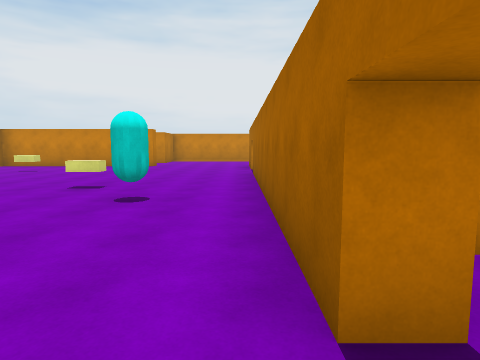
[1] (above)

24 first-person views from a walk through a scene from a Unity 3-D project. The camera is 1.5 m above the floor, tilts 6° down and sees 75° across. The floor is counted in squares, 2 m on a side. Each view is taken from the middle of a square. On the plan, view 1 faces up. The plan holds only what a view shows up to about 10 squares ahead; the rest is blank.

[2]
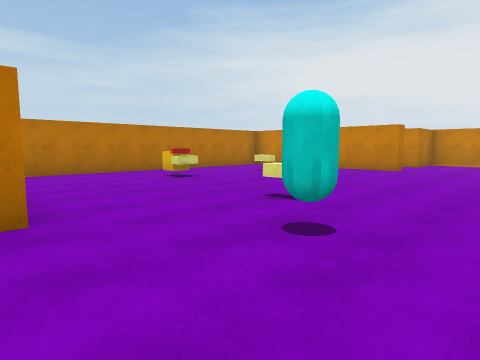

[3]
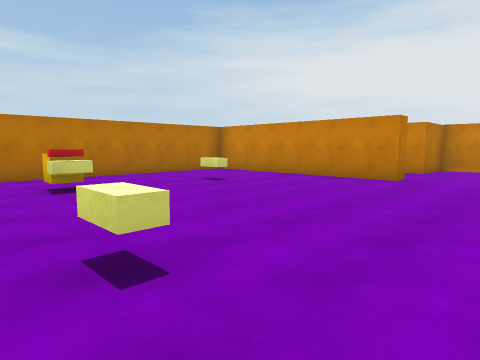

[4]
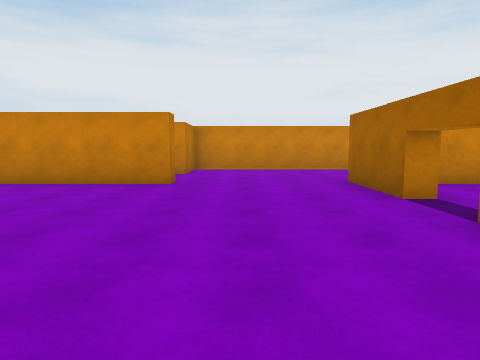

[5]
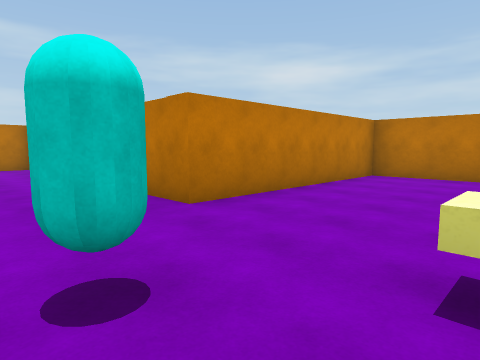

[6]
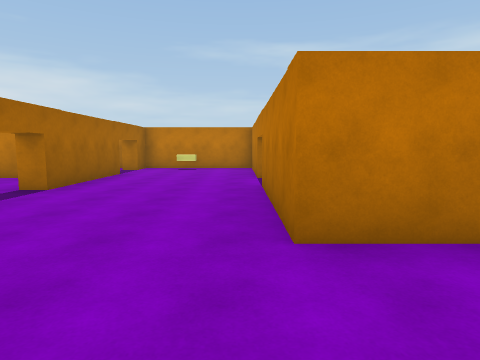

[7]
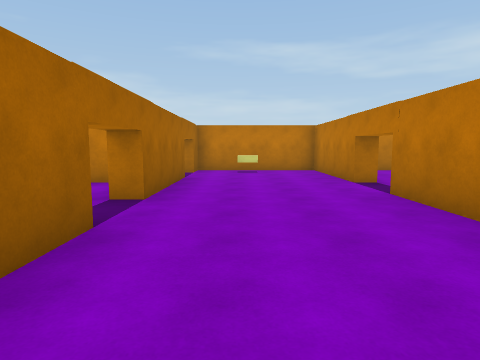

[8]
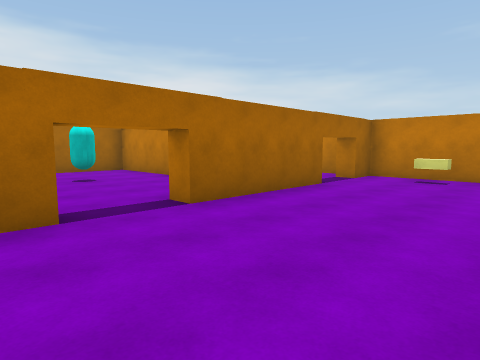

[9]
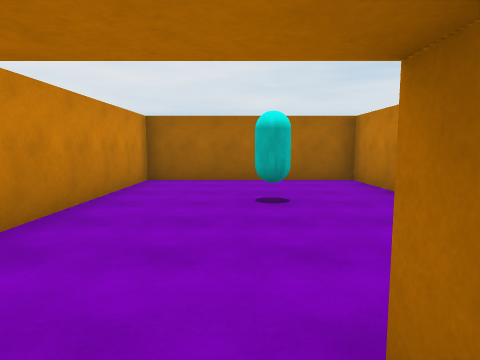

[10]
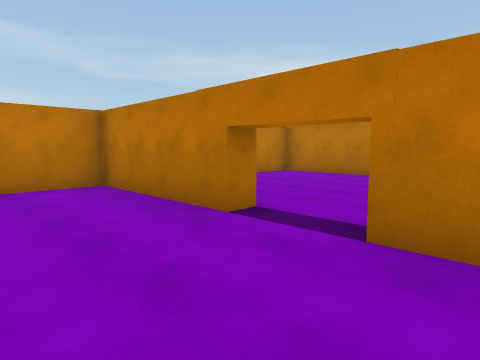

[11]
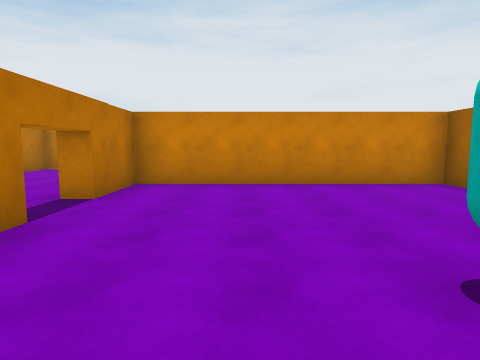

[12]
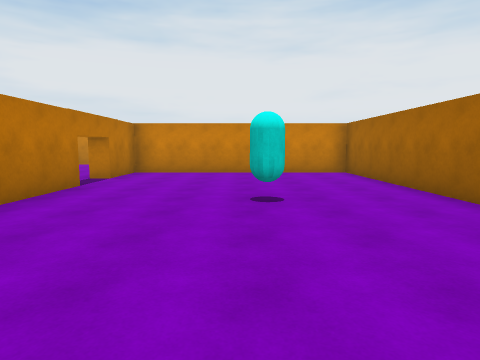

[13]
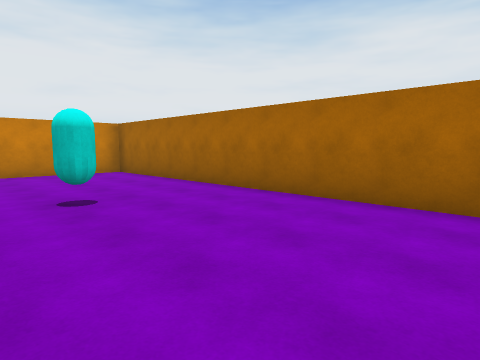

[14]
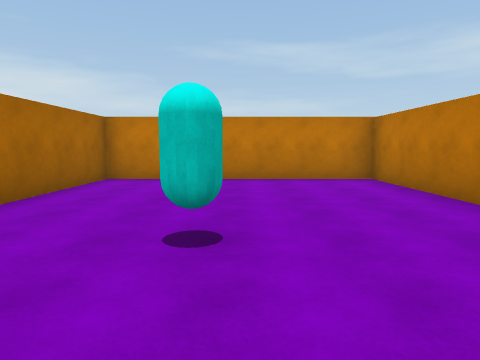

[15]
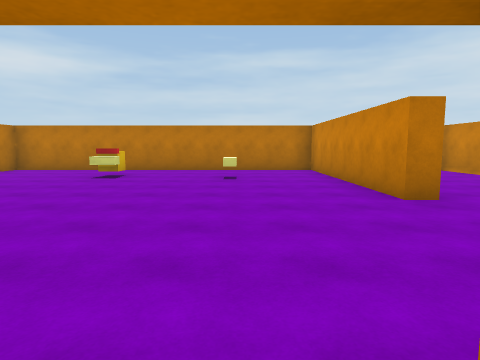

[16]
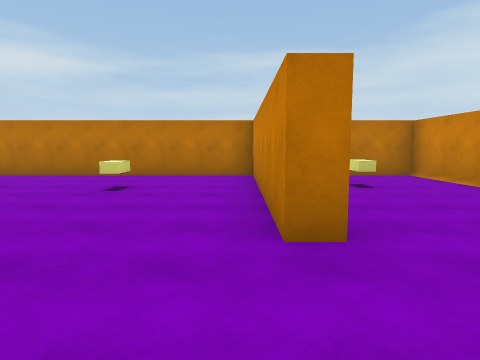

[17]
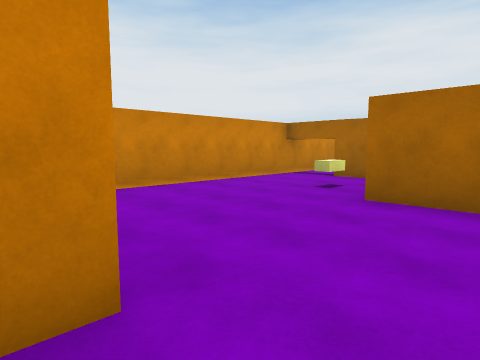

[18]
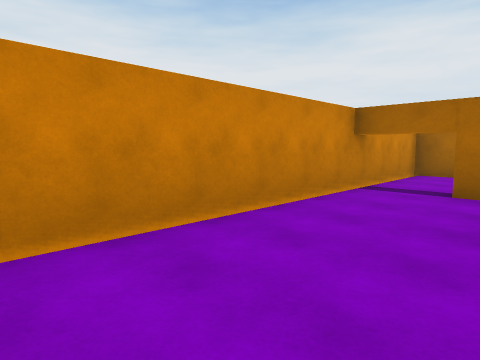

[19]
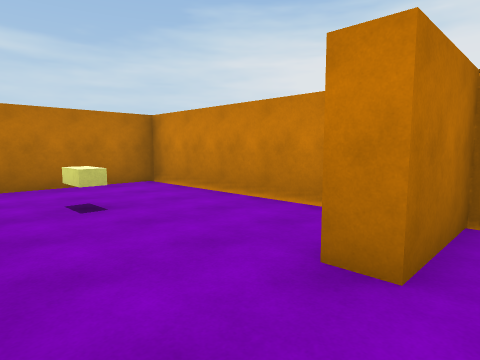

[20]
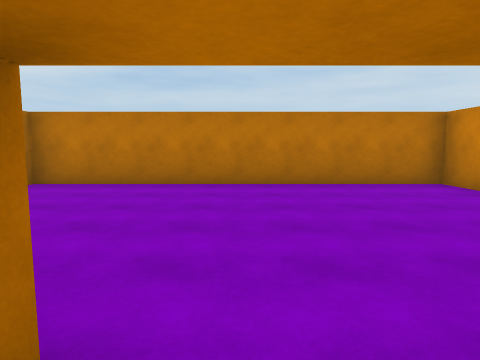

[21]
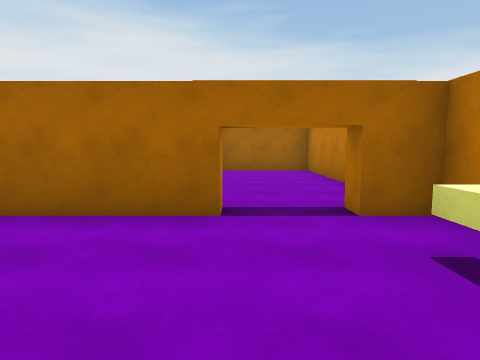

[22]
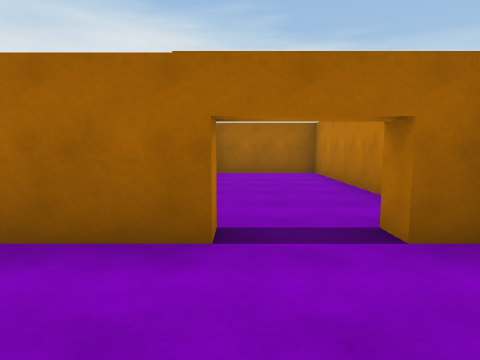

[23]
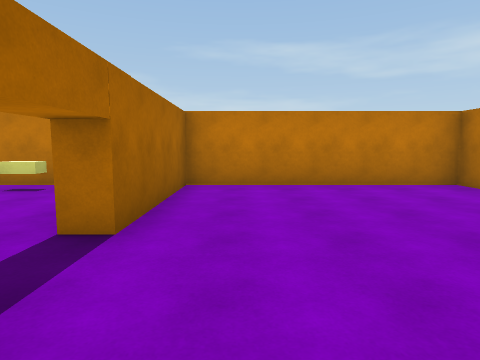

[24]
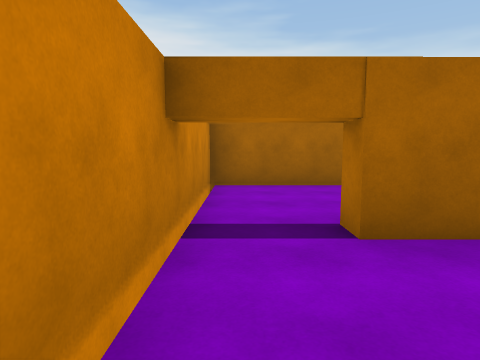

### Floor plan
Points are (right, up) in squares from view 1. A wall is a line through its corners. A room is listed if a view was taken in it or the views show most of it. See-through windows are left out.
Room 1 (views 1, 2, 3, 4, 5, 6, 7, 8, 9, 10, 16, 17, 18, 19, 20, 21, 22, 24)
walls: (1, 1.1) (0.4, 1.1) (0.4, 9.1); (0.4, 10.5) (0.4, 12.9); (-3.9, -2.6) (-3.4, -2.6) (-3.4, -6.2) (7.1, -6.2) (7.1, -3.2); (-3.4, 12.9) (-3.4, 12.4) (-9.3, 12.4) (-9.3, 2.6) (-3.4, 2.6) (-3.4, -1.1); (0.9, -3.8) (0.4, -3.8) (0.4, -0.4); (3.5, 14) (3.5, 15); (3.6, 16.6) (-3.4, 16.6) (-3.4, 14.8)
ways out: opening at (0, 10) to room 2; opening at (-4, -2) to room 3; opening at (0.5, 0.5) to room 4; opening at (-4, 14) to room 5; opening at (4, 16) to room 6
objects: other object (-7, 7); yellow block (-7, 10); yellow block (-3, 6); cyan capsule (-2, 4); yellow block (-1, -5); yellow block (1, 14)
Room 2 (views 11, 12, 13, 14, 15)
walls: (0.9, 9.1) (0.9, 2.6) (7.1, 2.6) (7.1, 12.4) (0.9, 12.4) (0.9, 10.5) (0.4, 10.5)
ways out: opening at (0, 10) to room 1
objects: cyan capsule (4, 7)
Room 3 (view 23)
walls: (-8.2, 2.1) (-9.3, 2.1) (-9.3, -6.2) (-3.9, -6.2) (-3.9, -2.6)
ways out: opening at (-4, -2) to room 1
Room 4 (no view inside)
walls: (1.8, -2.6) (7.1, -2.6) (7.1, 2.1) (1.6, 2.1); (0.4, -0.4) (0.9, -0.4)
ways out: opening at (0.5, 0.5) to room 1
objects: cyan capsule (4, 0)
Room 5 (no view inside)
walls: (-5, 16.6) (-9.3, 16.6) (-9.3, 13.8); (-3.4, 14.8) (-4.1, 14.8)
ways out: opening at (-4, 14) to room 1
objects: yellow block (-7, 14)
Room 6 (no view inside)
walls: (7.1, 13.9) (7.1, 16.6) (3.6, 16.6); (3.5, 15) (4, 15)
ways out: opening at (4, 16) to room 1

Where each view was taken, in squares from view 1:
view 1: 0 up, 0 right, facing up
view 2: 2 up, 0 right, facing up-left
view 3: 5 up, 1 left, facing up-left
view 4: 6 up, 2 left, facing up
view 5: 6 up, 1 left, facing down-left
view 6: 5 up, 3 left, facing down
view 7: 4 up, 1 left, facing down
view 8: 2 up, 3 left, facing down-right
view 9: 0 up, 0 right, facing right
view 10: 0 up, 1 left, facing down-left
view 11: 6 up, 3 right, facing up
view 12: 3 up, 4 right, facing up
view 13: 3 up, 3 right, facing up-right
view 14: 10 up, 4 right, facing down
view 15: 10 up, 1 right, facing left
view 16: 12 up, 1 left, facing left
view 17: 11 up, 4 left, facing up-right
view 18: 14 up, 2 left, facing up-right
view 19: 13 up, 3 left, facing up-left
view 20: 2 down, 3 left, facing left
view 21: 4 down, 3 left, facing right
view 22: 4 down, 2 left, facing right
view 23: 0 up, 5 left, facing down
view 24: 16 up, 1 right, facing right
